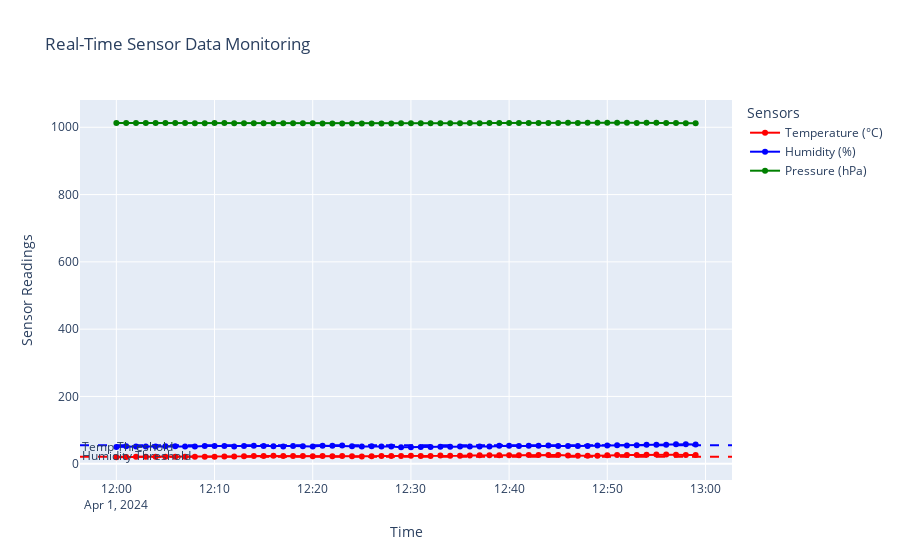

Notebook code for this chart:
### Markdown cell above
### **Explanation:**
1. **Data Generation:**
   - **Weeks:** 13 weeks representing a quarter.
   - **Sources:** Four primary traffic acquisition channels.
   - **Visitors:** Simulated visitor counts for each source per week.

2. **Plotting:**
   - **Markers:** Enhance visibility of weekly data points.
   - **Line Shape:** Set to "linear" for straightforward trend lines.
   - **Legend:** Clearly labels each traffic source.

### **Why Include This Example?**
Understanding website traffic sources is crucial for digital marketing strategies. This example illustrates how to track and compare multiple metrics over time, emphasizing the ability to discern trends and make data-driven decisions based on visualization.

---

## **Bonus Example: Sensor Data Monitoring**

### **Purpose:**
Monitor real-time sensor data (e.g., temperature, humidity, pressure) from an IoT device to detect anomalies and trends.

### **Key Features Demonstrated:**
- Real-time data simulation.
- Multiple y-axes for different measurement units.
- Highlighting anomalies or thresholds.

### **Dataset:**
Simulated minute-by-minute sensor readings over one hour.

### Code cell
# 1. IMPORT LIBRARIES
import plotly.graph_objects as go
import pandas as pd
import numpy as np

# 2. CREATE A SAMPLE DATASET
# Simulate sensor data every minute for one hour
timestamps = pd.date_range(start="2024-04-01 12:00", periods=60, freq='min')
sensor_types = ["Temperature", "Humidity", "Pressure"]

# Generate random sensor data
np.random.seed(200)
temperature = 20 + np.random.normal(0, 0.5, len(timestamps)).cumsum()
humidity = 50 + np.random.normal(0, 1, len(timestamps)).cumsum()
pressure = 1013 + np.random.normal(0, 0.2, len(timestamps)).cumsum()

df_sensor = pd.DataFrame({
    "Timestamp": timestamps,
    "Temperature": temperature,
    "Humidity": humidity,
    "Pressure": pressure
})

# 3. SENSOR DATA MONITORING LINE CHART
fig_sensor = go.Figure()

# Temperature Trace
fig_sensor.add_trace(
    go.Scatter(
        x=df_sensor["Timestamp"],
        y=df_sensor["Temperature"],
        mode='lines+markers',
        name='Temperature (°C)',
        line=dict(color='red')
    )
)

# Humidity Trace
fig_sensor.add_trace(
    go.Scatter(
        x=df_sensor["Timestamp"],
        y=df_sensor["Humidity"],
        mode='lines+markers',
        name='Humidity (%)',
        line=dict(color='blue')
    )
)

# Pressure Trace
fig_sensor.add_trace(
    go.Scatter(
        x=df_sensor["Timestamp"],
        y=df_sensor["Pressure"],
        mode='lines+markers',
        name='Pressure (hPa)',
        line=dict(color='green')
    )
)

# Add threshold lines
fig_sensor.add_hline(y=21, line_dash="dash", line_color="red", annotation_text="Temp Threshold", annotation_position="top left")
fig_sensor.add_hline(y=55, line_dash="dash", line_color="blue", annotation_text="Humidity Threshold", annotation_position="bottom left")

fig_sensor.update_layout(
    title="Real-Time Sensor Data Monitoring",
    xaxis_title="Time",
    yaxis_title="Sensor Readings",
    legend_title="Sensors",
    hovermode="x unified"
)

fig_sensor.show()

### Figure 1 — Plotly figure (JSON) as saved in the notebook; plotly's stock layout.template omitted (floating-point values rounded to 4 significant figures)
{"data": [{"line": {"color": "red"}, "mode": "lines+markers", "name": "Temperature (°C)", "type": "scatter", "x": ["2024-04-01T12:00:00", "2024-04-01T12:01:00", "2024-04-01T12:02:00", "2024-04-01T12:03:00", "2024-04-01T12:04:00", "2024-04-01T12:05:00", "2024-04-01T12:06:00", "2024-04-01T12:07:00", "2024-04-01T12:08:00", "2024-04-01T12:09:00", "2024-04-01T12:10:00", "2024-04-01T12:11:00", "2024-04-01T12:12:00", "2024-04-01T12:13:00", "2024-04-01T12:14:00", "2024-04-01T12:15:00", "2024-04-01T12:16:00", "2024-04-01T12:17:00", "2024-04-01T12:18:00", "2024-04-01T12:19:00", "2024-04-01T12:20:00", "2024-04-01T12:21:00", "2024-04-01T12:22:00", "2024-04-01T12:23:00", "2024-04-01T12:24:00", "2024-04-01T12:25:00", "2024-04-01T12:26:00", "2024-04-01T12:27:00", "2024-04-01T12:28:00", "2024-04-01T12:29:00", "2024-04-01T12:30:00", "2024-04-01T12:31:00", "2024-04-01T12:32:00", "2024-04-01T12:33:00", "2024-04-01T12:34:00", "2024-04-01T12:35:00", "2024-04-01T12:36:00", "2024-04-01T12:37:00", "2024-04-01T12:38:00", "2024-04-01T12:39:00", "2024-04-01T12:40:00", "2024-04-01T12:41:00", "2024-04-01T12:42:00", "2024-04-01T12:43:00", "2024-04-01T12:44:00", "2024-04-01T12:45:00", "2024-04-01T12:46:00", "2024-04-01T12:47:00", "2024-04-01T12:48:00", "2024-04-01T12:49:00", "2024-04-01T12:50:00", "2024-04-01T12:51:00", "2024-04-01T12:52:00", "2024-04-01T12:53:00", "2024-04-01T12:54:00", "2024-04-01T12:55:00", "2024-04-01T12:56:00", "2024-04-01T12:57:00", "2024-04-01T12:58:00", "2024-04-01T12:59:00"], "y": [19.27, 20.23, 20.59, 20.46, 20.64, 20.63, 20.52, 20.75, 20.41, 20.8, 20.84, 21.49, 21.6, 22.11, 23.06, 22.8, 23.72, 23.19, 22.76, 22.88, 22.3, 22.91, 22.26, 22.67, 22.51, 21.87, 21.98, 23.02, 22.89, 23.03, 23.38, 23.06, 23.14, 24.24, 23.91, 23.41, 24.58, 24.88, 25.21, 25.04, 25.07, 25.07, 25.92, 25.74, 26.07, 25.95, 24.67, 23.69, 23.7, 24.09, 25.18, 26.07, 26.24, 26.13, 26.69, 27.17, 27.3, 26.36, 26.17, 25.59]}, {"line": {"color": "blue"}, "mode": "lines+markers", "name": "Humidity (%)", "type": "scatter", "x": ["2024-04-01T12:00:00", "2024-04-01T12:01:00", "2024-04-01T12:02:00", "2024-04-01T12:03:00", "2024-04-01T12:04:00", "2024-04-01T12:05:00", "2024-04-01T12:06:00", "2024-04-01T12:07:00", "2024-04-01T12:08:00", "2024-04-01T12:09:00", "2024-04-01T12:10:00", "2024-04-01T12:11:00", "2024-04-01T12:12:00", "2024-04-01T12:13:00", "2024-04-01T12:14:00", "2024-04-01T12:15:00", "2024-04-01T12:16:00", "2024-04-01T12:17:00", "2024-04-01T12:18:00", "2024-04-01T12:19:00", "2024-04-01T12:20:00", "2024-04-01T12:21:00", "2024-04-01T12:22:00", "2024-04-01T12:23:00", "2024-04-01T12:24:00", "2024-04-01T12:25:00", "2024-04-01T12:26:00", "2024-04-01T12:27:00", "2024-04-01T12:28:00", "2024-04-01T12:29:00", "2024-04-01T12:30:00", "2024-04-01T12:31:00", "2024-04-01T12:32:00", "2024-04-01T12:33:00", "2024-04-01T12:34:00", "2024-04-01T12:35:00", "2024-04-01T12:36:00", "2024-04-01T12:37:00", "2024-04-01T12:38:00", "2024-04-01T12:39:00", "2024-04-01T12:40:00", "2024-04-01T12:41:00", "2024-04-01T12:42:00", "2024-04-01T12:43:00", "2024-04-01T12:44:00", "2024-04-01T12:45:00", "2024-04-01T12:46:00", "2024-04-01T12:47:00", "2024-04-01T12:48:00", "2024-04-01T12:49:00", "2024-04-01T12:50:00", "2024-04-01T12:51:00", "2024-04-01T12:52:00", "2024-04-01T12:53:00", "2024-04-01T12:54:00", "2024-04-01T12:55:00", "2024-04-01T12:56:00", "2024-04-01T12:57:00", "2024-04-01T12:58:00", "2024-04-01T12:59:00"], "y": [50.1, 51.68, 51.2, 51.4, 51.1, 52.08, 52.05, 51.36, 51.41, 52.75, 52.52, 53.07, 51.55, 52.74, 53.27, 52.42, 52.23, 51.36, 52.35, 52.32, 51.33, 53.58, 53.53, 54.08, 52.08, 51.39, 51.86, 51.29, 50.89, 49.25, 49.1, 50.01, 50.07, 50.76, 50.69, 51.44, 51.13, 51.32, 51.24, 53.46, 53.72, 52.98, 53.3, 53.18, 53.95, 52.8, 52.53, 52.4, 53.03, 54.19, 54.54, 55.07, 54.18, 54.92, 56.53, 56.75, 56.78, 57.98, 58.28, 57.52]}, {"line": {"color": "green"}, "mode": "lines+markers", "name": "Pressure (hPa)", "type": "scatter", "x": ["2024-04-01T12:00:00", "2024-04-01T12:01:00", "2024-04-01T12:02:00", "2024-04-01T12:03:00", "2024-04-01T12:04:00", "2024-04-01T12:05:00", "2024-04-01T12:06:00", "2024-04-01T12:07:00", "2024-04-01T12:08:00", "2024-04-01T12:09:00", "2024-04-01T12:10:00", "2024-04-01T12:11:00", "2024-04-01T12:12:00", "2024-04-01T12:13:00", "2024-04-01T12:14:00", "2024-04-01T12:15:00", "2024-04-01T12:16:00", "2024-04-01T12:17:00", "2024-04-01T12:18:00", "2024-04-01T12:19:00", "2024-04-01T12:20:00", "2024-04-01T12:21:00", "2024-04-01T12:22:00", "2024-04-01T12:23:00", "2024-04-01T12:24:00", "2024-04-01T12:25:00", "2024-04-01T12:26:00", "2024-04-01T12:27:00", "2024-04-01T12:28:00", "2024-04-01T12:29:00", "2024-04-01T12:30:00", "2024-04-01T12:31:00", "2024-04-01T12:32:00", "2024-04-01T12:33:00", "2024-04-01T12:34:00", "2024-04-01T12:35:00", "2024-04-01T12:36:00", "2024-04-01T12:37:00", "2024-04-01T12:38:00", "2024-04-01T12:39:00", "2024-04-01T12:40:00", "2024-04-01T12:41:00", "2024-04-01T12:42:00", "2024-04-01T12:43:00", "2024-04-01T12:44:00", "2024-04-01T12:45:00", "2024-04-01T12:46:00", "2024-04-01T12:47:00", "2024-04-01T12:48:00", "2024-04-01T12:49:00", "2024-04-01T12:50:00", "2024-04-01T12:51:00", "2024-04-01T12:52:00", "2024-04-01T12:53:00", "2024-04-01T12:54:00", "2024-04-01T12:55:00", "2024-04-01T12:56:00", "2024-04-01T12:57:00", "2024-04-01T12:58:00", "2024-04-01T12:59:00"], "y": [1013.0, 1013.0, 1013.0, 1013.0, 1013.0, 1013.0, 1013.0, 1013.0, 1012.0, 1012.0, 1012.0, 1012.0, 1012.0, 1012.0, 1012.0, 1012.0, 1012.0, 1012.0, 1012.0, 1012.0, 1012.0, 1011.0, 1011.0, 1011.0, 1011.0, 1011.0, 1011.0, 1011.0, 1011.0, 1012.0, 1012.0, 1012.0, 1012.0, 1012.0, 1012.0, 1012.0, 1012.0, 1012.0, 1013.0, 1013.0, 1013.0, 1013.0, 1013.0, 1013.0, 1013.0, 1013.0, 1013.0, 1013.0, 1013.0, 1013.0, 1013.0, 1013.0, 1013.0, 1013.0, 1013.0, 1013.0, 1013.0, 1012.0, 1012.0, 1012.0]}], "layout": {"annotations": [{"showarrow": false, "text": "Temp Threshold", "x": 0, "xanchor": "left", "xref": "x domain", "y": 21, "yanchor": "bottom", "yref": "y"}, {"showarrow": false, "text": "Humidity Threshold", "x": 0, "xanchor": "left", "xref": "x domain", "y": 55, "yanchor": "top", "yref": "y"}], "hovermode": "x unified", "legend": {"title": {"text": "Sensors"}}, "shapes": [{"line": {"color": "red", "dash": "dash"}, "type": "line", "x0": 0, "x1": 1, "xref": "x domain", "y0": 21, "y1": 21, "yref": "y"}, {"line": {"color": "blue", "dash": "dash"}, "type": "line", "x0": 0, "x1": 1, "xref": "x domain", "y0": 55, "y1": 55, "yref": "y"}], "title": {"text": "Real-Time Sensor Data Monitoring"}, "xaxis": {"title": {"text": "Time"}}, "yaxis": {"title": {"text": "Sensor Readings"}}}}
